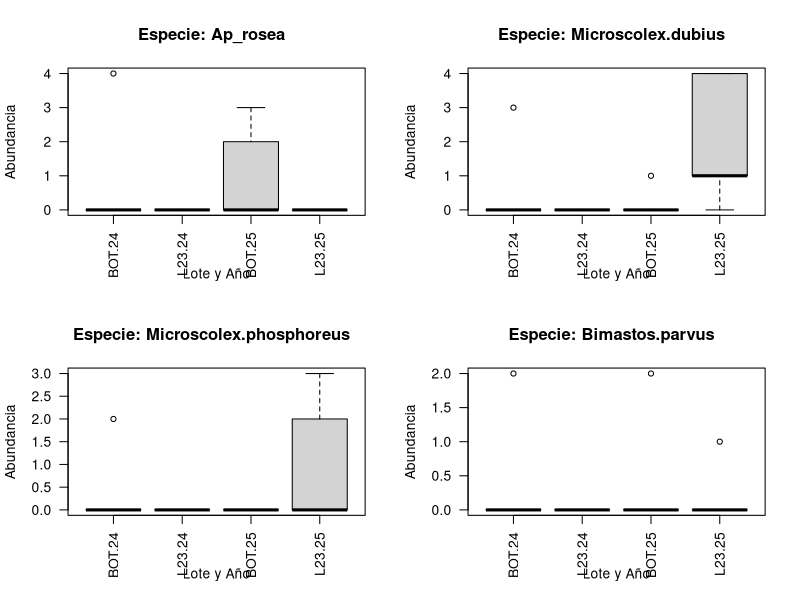
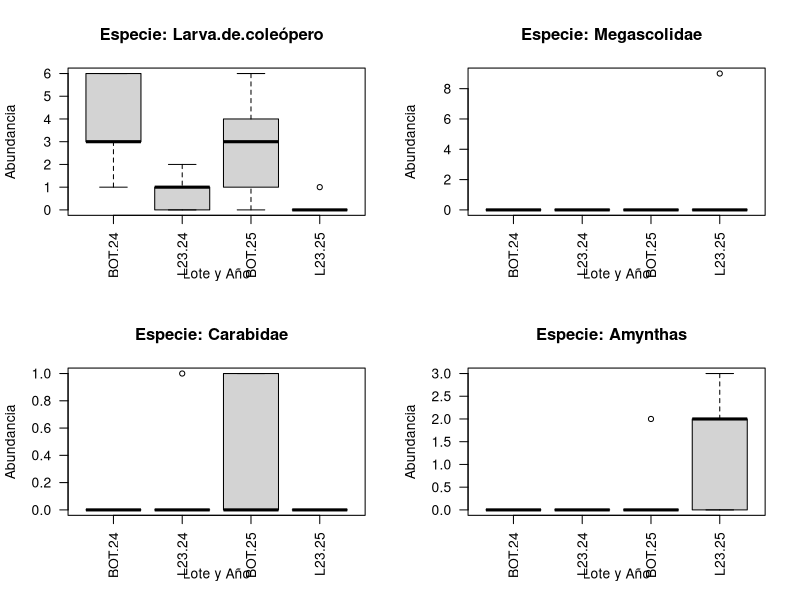
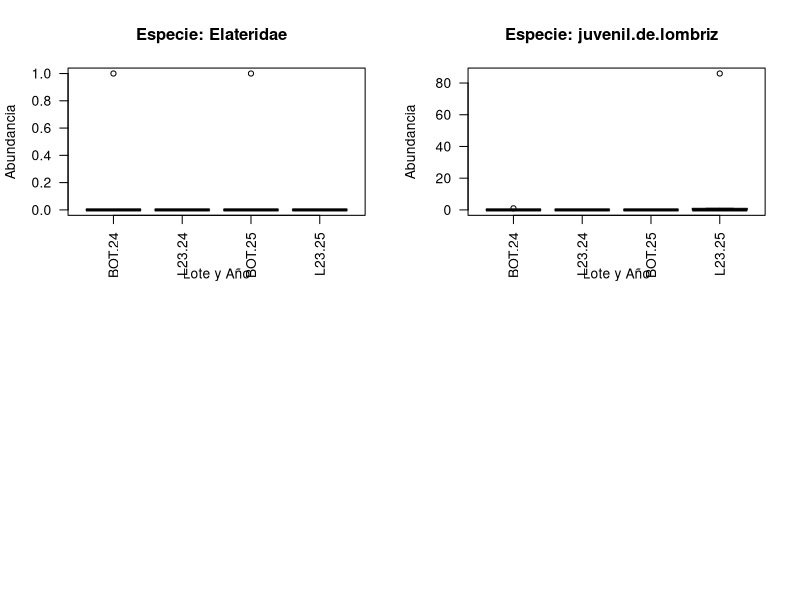
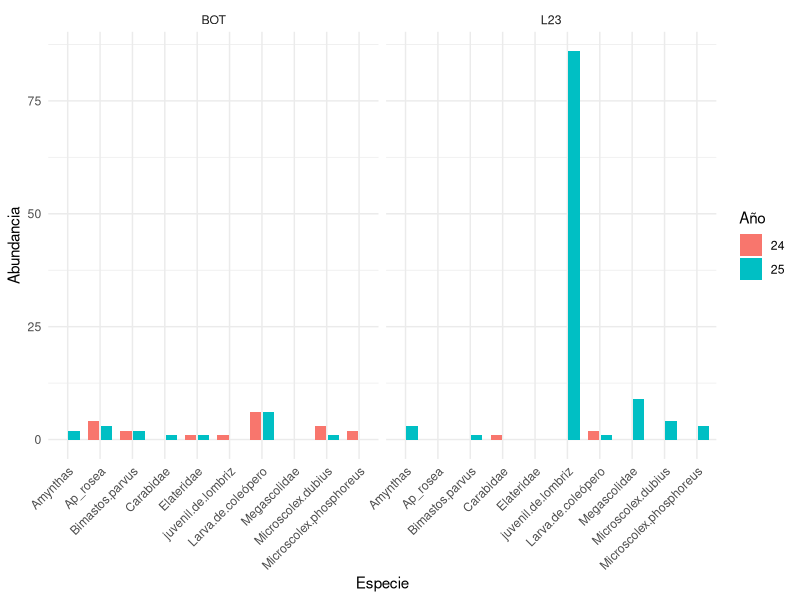
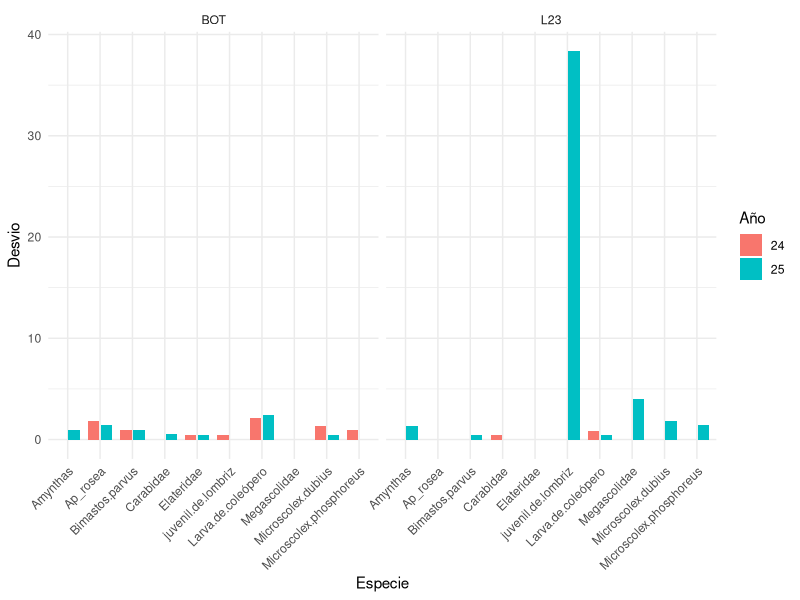

These charts were generated, in order, by the following R code:
# ============================================================
# LIBRERIAS NECESARIAS
# ============================================================

library(dplyr)
library(tidyr)
library(tidyverse)

# ============================================================
# CARGA DE DATOS
# ============================================================

datos <- read.csv("TP1_eco3_26 - Macro_Meso.csv")

#reemplazar los NA con 0
datos <- replace(datos, is.na(datos),  0  )

# ============================================================
# ANALISIS DE DATOS POR LOTE Y AÑO
# ============================================================

# Columnas que identifican cada observación
columnas_id <- c("ID_sitio", "AÑO", "LOTE", "PUNTO")

# Todas las demás columnas son especies
especies <- setdiff(names(datos), columnas_id)

#Nota Juan: utilizo de manera directa la seleccion para evitar
#problemas en caso de que se reordene la tabla de datos

# ============================================================
# 1. PROMEDIO POR LOTE Y AÑO
# ============================================================


promedios <- datos %>%
  group_by(AÑO, LOTE) %>%
  summarise(
    across(
      all_of(especies),
      mean,
      na.rm = TRUE
    ),
    .groups = "drop"
  )

print(promedios)

# ============================================================
# 2. LOTES COMO COLUMNAS
# ============================================================

promedios_largo <- promedios %>%
  pivot_longer(
    cols = all_of(especies),
    names_to = "ESPECIE",
    values_to = "PROMEDIO"
  )

promedios_ancho <- promedios_largo %>%
  pivot_wider(
    names_from = LOTE,
    values_from = PROMEDIO
  )

print(promedios_ancho)


# ============================================================
# 3. BOXPLOT POR LOTE Y AÑO
# ============================================================

#para mostrar 4 graficos
par(mfrow = c(2, 2))
#despues con la flechita se pueden ver todos
for (especie in especies) {
    boxplot(
    datos[[especie]] ~ interaction(datos$LOTE, datos$AÑO),
    main = paste("Especie:", especie," "),
    #No se me ocurre un mejor titulo
    #Individuo:
    #especie
    xlab = "Lote y Año",
    ylab = "Abundancia",
    las = 2
  )
  
}

# Para volver a tener un solo grafico en Rstudio 
par(mfrow = c(1, 1))


# ============================================================
# 4. AGGREGATE - PROMEDIO
# ============================================================

promedio <- aggregate(
  datos[especies],
  by = list(
    AÑO = datos$AÑO,
    LOTE = datos$LOTE
  ),
  FUN = mean,
  na.rm = TRUE
)

print(promedio)

datos_largo <- datos %>%
  pivot_longer(
    cols = -c(AÑO, LOTE, PUNTO, ID_sitio),
    names_to = "Especie",
    values_to = "Abundancia"
  )

ggplot(datos_largo,
       aes(x = Especie, y = Abundancia, fill = factor(AÑO))) +
  geom_col(position = position_dodge(width = 0.8),
           width = 0.7) +
  facet_wrap(~ LOTE) +
  labs(
    x = "Especie",
    y = "Abundancia",
    fill = "Año"
  ) +
  theme_minimal() +
  theme(
    axis.text.x = element_text(angle = 45, hjust = 1)
  )

# ============================================================
# 5. AGGREGATE - DESVIO ESTANDAR
# ============================================================

desvio <- aggregate(
  datos[especies],
  by = list(
    AÑO = datos$AÑO,
    LOTE = datos$LOTE
  ),
  FUN = sd,
  na.rm = TRUE
)

print(desvio)

datos_largo <- desvio %>%
  pivot_longer(
    cols = -c(AÑO, LOTE),
    names_to = "Especie",
    values_to = "Desvio"
  )

ggplot(datos_largo,
       aes(x = Especie, y = Desvio, fill = factor(AÑO))) +
  geom_col(position = position_dodge(width = 0.8),
           width = 0.7) +
  facet_wrap(~ LOTE) +
  labs(
    x = "Especie",
    y = "Desvio",
    fill = "Año"
  ) +
  theme_minimal() +
  theme(
    axis.text.x = element_text(angle = 45, hjust = 1)
  )


# ============================================================
# 6. AGGREGATE - VARIANZA
# ============================================================

varianza <- aggregate(
  datos[especies],
  by = list(
    AÑO = datos$AÑO,
    LOTE = datos$LOTE
  ),
  FUN = var,
  na.rm = TRUE
)

print(varianza)


# ============================================================
# 7. AGGREGATE - MEDIANA
# ============================================================

mediana <- aggregate(
  datos[especies],
  by = list(
    AÑO = datos$AÑO,
    LOTE = datos$LOTE
  ),
  FUN = median,
  na.rm = TRUE
)

print(mediana)


# ============================================================
# 8. AGGREGATE - MINIMO
# ============================================================

minimo <- aggregate(
  datos[especies],
  by = list(
    AÑO = datos$AÑO,
    LOTE = datos$LOTE
  ),
  FUN = min,
  na.rm = TRUE
)

print(minimo)


# ============================================================
# 9. AGGREGATE - MAXIMO
# ============================================================

maximo <- aggregate(
  datos[especies],
  by = list(
    AÑO = datos$AÑO,
    LOTE = datos$LOTE
  ),
  FUN = max,
  na.rm = TRUE
)

print(maximo)


# ============================================================
# 10. CORRELACION
# ============================================================

# Seleccionar solamente las especies
datos_variables <- datos[, especies]

# Correlacion de Pearson
matriz_correlacion <- cor(
  datos_variables,
  method = "pearson",
  use = "complete.obs"
)

print(matriz_correlacion)


# ============================================================
# 11. CORRELACION DE SPEARMAN
# ============================================================

matriz_spearman <- cor(
  datos_variables,
  method = "spearman",
  use = "complete.obs"
)

print(matriz_spearman)


# ============================================================
# 12. COVARIANZA
# ============================================================

matriz_covarianza <- cov(
  datos_variables,
  use = "complete.obs"
)

print(matriz_covarianza)


# ============================================================
# 13. CORRELACION ENTRE DOS ESPECIES
# ============================================================

cor(
  datos$Ap_rosea,
  datos$Microscolex.dubius,
  method = "pearson",
  use = "complete.obs"
)


# ============================================================
# 14. TEST DE CORRELACION
# ============================================================

cor.test(
  datos$Ap_rosea,
  datos$Microscolex.dubius,
  method = "pearson"
)
